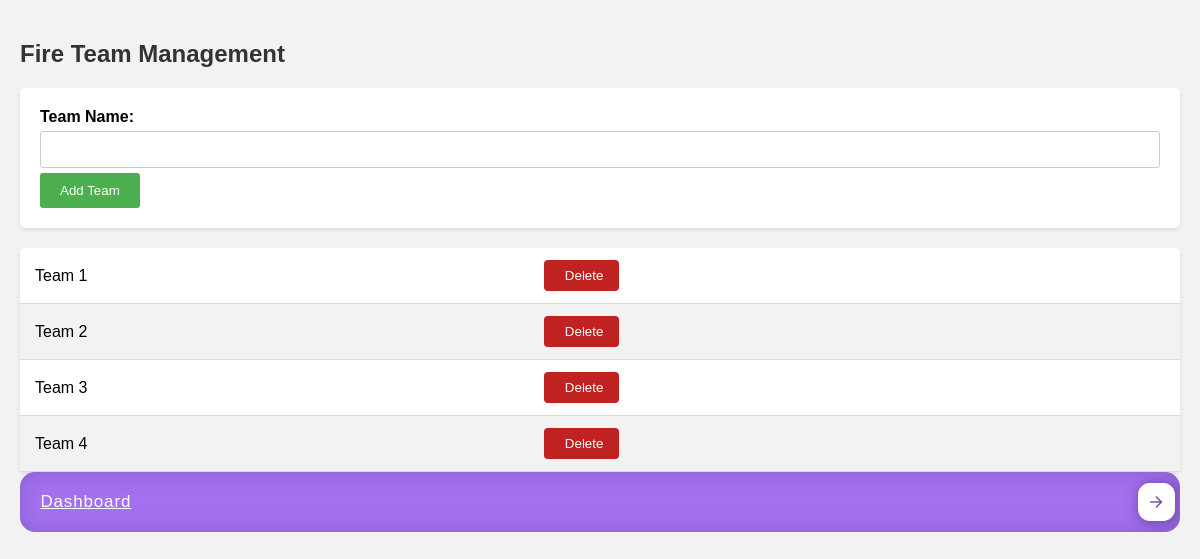
The page /addTeam/ on the database as committed earlier.
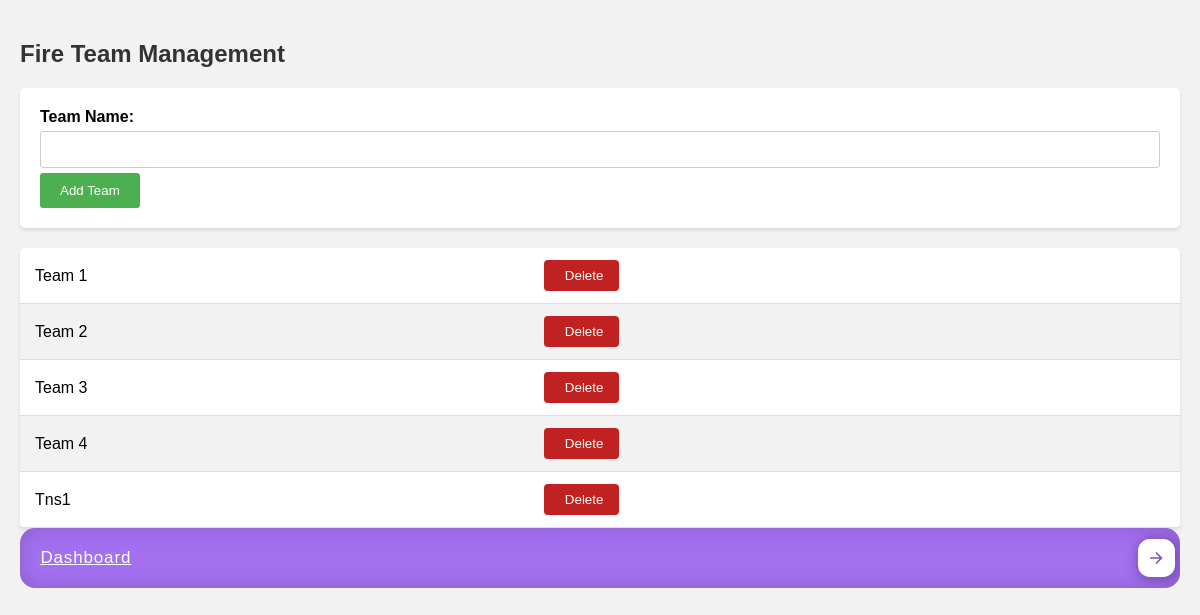
The same page on the database as committed later.
### app1/models.py (models this page shows)
class team(models.Model):
    name = models.CharField(max_length=100)

### app1/views.py (the view)
# urls.py: path('addTeam/', views.addTeam, name='addTeam'),
def addTeam(request):
    if request.method == 'POST':
        teamName = request.POST.get('name')  # Get the team name from the form
        newTeam = team(name=teamName)
        newTeam.save()
        return redirect('addTeam')
    return render(request, 'availableteam.html', {'teams': team.objects.all()})

### templates/availableteam.html (shortened to what this page needs)
<!DOCTYPE html>
<html lang="en">
<head>
</head>
<body>
    <h2>Fire Team Management</h2>
    <form method="post" action="{% url 'addTeam' %}">
        <label for="team_name">Team Name:</label><br>
        <input type="text" id="team_name" name="name"><br>
        <input type="submit" value="Add Team">
    </form>
    <table id="team-list">
        <tbody>
            {% for team in teams %}
            <tr>
                <td>{{ team.name }}</td>
                <form action="{% url 'deleteTeam' team.id %}" method="post">
                <td class="action-button-container">
                    <div>
                        <button class="action-button">Delete</button>
                    </div>
                </td>
                </form>
            </tr>
            {% endfor %}
        </tbody>
    </table>
     <a href="{% url 'dashboardView' %}" class="cssbuttons-io-button">
        Dashboard
        <div class="icon">
            <svg height="24" width="24" viewBox="0 0 24 24" xmlns="http://www.w3.org/2000/svg">
                <path d="M0 0h24v24H0z" fill="none"></path>
                <path d="M16.172 11l-5.364-5.364 1.414-1.414L20 12l-7.778 7.778-1.414-1.414L16.172 13H4v-2z" fill="currentColor"></path>
            </svg>
        </div>
    </a>
</body>
</html>

Rows that differ between the two databases and show on the page:
added team: name "Tns1"
